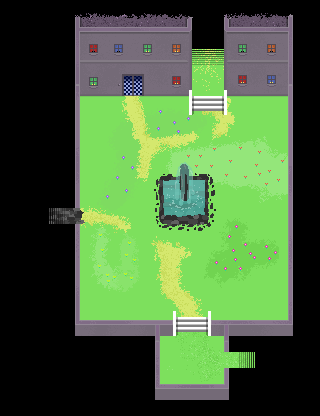

Tiled map render using the project's own tile images. Description and the whole map definition, tile-layer contents included, below:
An orthogonal 20x26 tile map with 16x16 px tiles, 2 tile layers (under, above), 2 tilesets.

<map version="1.10" tiledversion="1.10.0" orientation="orthogonal" renderorder="right-down" width="20" height="26" tilewidth="16" tileheight="16" infinite="0" nextlayerid="3" nextobjectid="1">
 <editorsettings>
  <export target="../assets/city_map.json" format="json" />
 </editorsettings>
 <tileset firstgid="1" source="city_above.tsx" />
 <tileset firstgid="521" source="city_under.tsx" />
 <layer id="1" name="under" width="20" height="26">
  <data encoding="csv">
0,0,0,0,0,524,525,526,527,528,529,530,531,532,533,534,535,536,0,0,
0,0,0,542,543,544,545,546,547,548,549,550,551,552,553,554,555,556,0,0,
0,0,0,562,563,564,565,566,567,568,569,570,571,572,573,574,575,576,0,0,
0,0,0,582,583,584,585,586,587,588,589,590,591,592,593,594,595,596,0,0,
0,0,0,602,603,604,605,606,607,608,609,610,611,612,613,614,615,616,0,0,
0,0,0,622,623,624,625,626,627,628,629,630,631,632,633,634,635,636,0,0,
0,0,0,642,643,644,645,646,647,648,649,650,651,652,653,654,655,656,0,0,
0,0,0,662,663,664,665,666,667,668,669,670,671,672,673,674,675,676,0,0,
0,0,0,682,683,684,685,686,687,688,689,690,691,692,693,694,695,696,0,0,
0,0,0,702,703,704,705,706,707,708,709,710,711,712,713,714,715,716,0,0,
0,0,0,722,723,724,725,726,727,728,729,730,731,732,733,734,735,736,0,0,
0,0,0,742,743,744,745,746,747,748,749,750,751,752,753,754,755,756,0,0,
0,0,0,762,763,764,765,766,767,768,769,770,771,772,773,774,775,776,0,0,
0,0,781,782,783,784,785,786,787,788,789,790,791,792,793,794,795,796,0,0,
0,0,0,802,803,804,805,806,807,808,809,810,811,812,813,814,815,816,0,0,
0,0,0,822,823,824,825,826,827,828,829,830,831,832,833,834,835,836,0,0,
0,0,0,842,843,844,845,846,847,848,849,850,851,852,853,854,855,856,0,0,
0,0,0,862,863,864,865,866,867,868,869,870,871,872,873,874,875,876,0,0,
0,0,0,882,883,884,885,886,887,888,889,890,891,892,893,894,895,896,0,0,
0,0,0,902,903,904,905,906,907,908,909,910,911,912,913,914,915,916,0,0,
0,0,0,922,923,924,925,926,927,928,929,930,931,932,933,934,935,936,0,0,
0,0,0,942,943,944,945,946,947,948,949,950,951,952,953,954,955,956,0,0,
0,0,0,962,963,964,965,966,967,968,969,970,971,972,973,974,975,976,0,0,
0,0,0,982,983,984,985,986,987,988,989,990,991,992,993,994,995,996,0,0,
0,0,0,0,0,0,0,0,0,0,0,0,0,0,0,0,0,0,0,0,
0,0,0,0,0,0,0,0,0,0,0,0,0,0,0,0,0,0,0,0
</data>
 </layer>
 <layer id="2" name="above" width="20" height="26">
  <data encoding="csv">
0,0,0,0,3,0,0,0,0,0,0,0,0,0,0,0,0,0,17,0,
0,0,0,0,23,24,25,26,27,28,29,30,31,32,33,34,35,36,37,0,
0,0,0,0,43,44,45,46,47,48,49,50,51,52,53,54,55,56,57,0,
0,0,0,0,63,64,65,66,67,68,69,70,71,72,73,74,75,76,77,0,
0,0,0,0,83,84,85,86,87,88,89,90,91,92,93,94,95,96,97,0,
0,0,0,0,103,104,105,106,107,108,109,110,111,112,113,114,115,116,117,0,
0,0,0,0,123,124,125,126,127,128,129,130,131,132,133,134,135,136,137,0,
0,0,0,0,143,144,145,146,147,148,149,150,151,152,153,154,155,156,157,0,
0,0,0,0,163,164,165,166,167,168,169,170,171,172,173,174,175,176,177,0,
0,0,0,0,183,184,185,186,187,188,189,190,191,192,193,194,195,196,197,0,
0,0,0,0,203,204,205,206,207,208,209,210,211,212,213,214,215,216,217,0,
0,0,0,0,223,224,225,226,227,228,229,230,231,232,233,234,235,236,237,0,
0,0,0,0,243,244,245,246,247,248,249,250,251,252,253,254,255,256,257,0,
0,0,0,0,263,264,265,266,267,268,269,270,271,272,273,274,275,276,277,0,
0,0,0,0,283,284,285,286,287,288,289,290,291,292,293,294,295,296,297,0,
0,0,0,0,303,304,305,306,307,308,309,310,311,312,313,314,315,316,317,0,
0,0,0,0,323,324,325,326,327,328,329,330,331,332,333,334,335,336,337,0,
0,0,0,0,343,344,345,346,347,348,349,350,351,352,353,354,355,356,357,0,
0,0,0,0,363,364,365,366,367,368,369,370,371,372,373,374,375,376,377,0,
0,0,0,0,383,384,385,386,387,388,389,390,391,392,393,394,395,396,397,0,
0,0,0,0,403,404,405,406,407,408,409,410,411,412,413,414,415,416,417,0,
0,0,0,0,423,424,425,426,427,428,429,430,431,432,433,434,435,436,437,0,
0,0,0,0,443,444,445,446,447,448,449,450,451,452,453,454,455,456,457,0,
0,0,0,0,463,464,465,466,467,468,469,470,471,472,473,474,475,476,477,0,
0,0,0,0,483,484,485,486,487,488,489,490,491,492,493,494,495,496,497,0,
0,0,0,0,0,0,0,0,0,0,0,0,0,0,0,0,0,0,0,0
</data>
 </layer>
</map>
